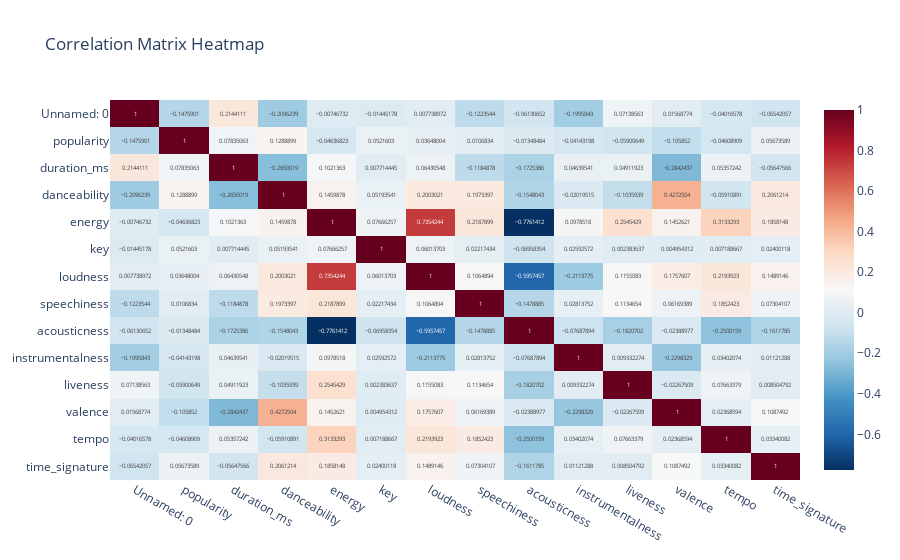

Notebook source saved alongside this figure:
### Code cell
px.imshow(
    corr_matrix,
    text_auto=True,
    aspect="auto",
    color_continuous_scale="RdBu_r",
    title="Correlation Matrix Heatmap")

### Figure 1 — Plotly figure (JSON) as saved in the notebook; plotly's stock layout.template omitted (floating-point values rounded to 4 significant figures; data arrays with more than 128 entries replaced by an {"elided": "..."} marker saying what was removed)
{"data": [{"coloraxis": "coloraxis", "hovertemplate": "x: %{x}<br>y: %{y}<br>color: %{z}<extra></extra>", "name": "0", "texttemplate": "%{z}", "type": "heatmap", "x": ["Unnamed: 0", "popularity", "duration_ms", "danceability", "energy", "key", "loudness", "speechiness", "acousticness", "instrumentalness", "liveness", "valence", "tempo", "time_signature"], "xaxis": "x", "y": ["Unnamed: 0", "popularity", "duration_ms", "danceability", "energy", "key", "loudness", "speechiness", "acousticness", "instrumentalness", "liveness", "valence", "tempo", "time_signature"], "yaxis": "y", "z": {"elided": "14x14 float values"}}], "layout": {"coloraxis": {"colorscale": [[0, "rgb(5,48,97)"], [0.1, "rgb(33,102,172)"], [0.2, "rgb(67,147,195)"], [0.3, "rgb(146,197,222)"], [0.4, "rgb(209,229,240)"], [0.5, "rgb(247,247,247)"], [0.6, "rgb(253,219,199)"], [0.7, "rgb(244,165,130)"], [0.8, "rgb(214,96,77)"], [0.9, "rgb(178,24,43)"], [1, "rgb(103,0,31)"]]}, "title": {"text": "Correlation Matrix Heatmap"}, "xaxis": {"anchor": "y", "domain": [0, 1]}, "yaxis": {"anchor": "x", "autorange": "reversed", "domain": [0, 1]}}}
